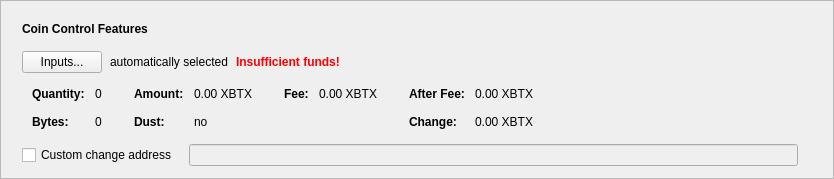
      <widget class="QFrame" name="frameCoinControl">
       <property name="sizePolicy">
        <sizepolicy hsizetype="Expanding" vsizetype="Fixed">
         <horstretch>0</horstretch>
         <verstretch>0</verstretch>
        </sizepolicy>
       </property>
       <property name="frameShape">
        <enum>QFrame::StyledPanel</enum>
       </property>
       <property name="frameShadow">
        <enum>QFrame::Raised</enum>
       </property>
       <layout class="QVBoxLayout" name="verticalLayout_2">
        <item>
         <layout class="QVBoxLayout" name="verticalLayoutCoinControl" stretch="0,0,0,0,0">
          <property name="spacing">
           <number>0</number>
          </property>
          <property name="sizeConstraint">
           <enum>QLayout::SetDefaultConstraint</enum>
          </property>
          <property name="leftMargin">
           <number>10</number>
          </property>
          <property name="topMargin">
           <number>10</number>
          </property>
          <item>
           <layout class="QHBoxLayout" name="horizontalLayoutCoinControl1">
            <property name="bottomMargin">
             <number>15</number>
            </property>
            <item>
             <widget class="QLabel" name="labelCoinControlFeatures">
              <property name="sizePolicy">
               <sizepolicy hsizetype="Preferred" vsizetype="Maximum">
                <horstretch>0</horstretch>
                <verstretch>0</verstretch>
               </sizepolicy>
              </property>
              <property name="font">
               <font>
                <weight>75</weight>
                <bold>true</bold>
               </font>
              </property>
              <property name="styleSheet">
               <string notr="true">font-weight:bold;</string>
              </property>
              <property name="text">
               <string>Coin Control Features</string>
              </property>
             </widget>
            </item>
           </layout>
          </item>
          <item>
           <layout class="QHBoxLayout" name="horizontalLayoutCoinControl2" stretch="0,0,0,0">
            <property name="spacing">
             <number>8</number>
            </property>
            <property name="bottomMargin">
             <number>10</number>
            </property>
            <item>
             <widget class="QPushButton" name="pushButtonCoinControl">
              <property name="styleSheet">
               <string notr="true"/>
              </property>
              <property name="text">
               <string>Inputs...</string>
              </property>
              <property name="autoDefault">
               <bool>false</bool>
              </property>
             </widget>
            </item>
            <item>
             <widget class="QLabel" name="labelCoinControlAutomaticallySelected">
              <property name="text">
               <string>automatically selected</string>
              </property>
              <property name="margin">
               <number>5</number>
              </property>
             </widget>
            </item>
            <item>
             <widget class="QLabel" name="labelCoinControlInsuffFunds">
              <property name="font">
               <font>
                <weight>75</weight>
                <bold>true</bold>
               </font>
              </property>
              <property name="styleSheet">
               <string notr="true">color:red;font-weight:bold;</string>
              </property>
              <property name="text">
               <string>Insufficient funds!</string>
              </property>
              <property name="margin">
               <number>5</number>
              </property>
             </widget>
            </item>
            <item>
             <spacer name="horizontalSpacerCoinControl">
              <property name="orientation">
               <enum>Qt::Horizontal</enum>
              </property>
              <property name="sizeHint" stdset="0">
               <size>
                <width>40</width>
                <height>1</height>
               </size>
              </property>
             </spacer>
            </item>
           </layout>
          </item>
          <item>
           <widget class="QWidget" name="widgetCoinControl" native="true">
            <property name="sizePolicy">
             <sizepolicy hsizetype="Preferred" vsizetype="Preferred">
              <horstretch>0</horstretch>
              <verstretch>0</verstretch>
             </sizepolicy>
            </property>
            <property name="minimumSize">
             <size>
              <width>0</width>
              <height>0</height>
             </size>
            </property>
            <property name="styleSheet">
             <string notr="true"/>
            </property>
            <layout class="QHBoxLayout" name="horizontalLayoutCoinControl5">
             <property name="leftMargin">
              <number>0</number>
             </property>
             <property name="topMargin">
              <number>0</number>
             </property>
             <property name="rightMargin">
              <number>0</number>
             </property>
             <property name="bottomMargin">
              <number>0</number>
             </property>
             <item>
              <layout class="QHBoxLayout" name="horizontalLayoutCoinControl3" stretch="0,0,0,1">
               <property name="spacing">
                <number>20</number>
               </property>
               <property name="topMargin">
                <number>0</number>
               </property>
               <property name="bottomMargin">
                <number>10</number>
               </property>
               <item>
                <layout class="QFormLayout" name="formLayoutCoinControl1">
                 <property name="horizontalSpacing">
                  <number>10</number>
                 </property>
                 <property name="verticalSpacing">
                  <number>14</number>
                 </property>
                 <property name="leftMargin">
                  <number>10</number>
                 </property>
                 <property name="topMargin">
                  <number>4</number>
                 </property>
                 <property name="rightMargin">
                  <number>6</number>
                 </property>
                 <item row="0" column="0">
                  <widget class="QLabel" name="labelCoinControlQuantityText">
                   <property name="font">
                    <font>
                     <weight>75</weight>
                     <bold>true</bold>
                    </font>
                   </property>
                   <property name="text">
                    <string>Quantity:</string>
                   </property>
                   <property name="margin">
                    <number>0</number>
                   </property>
                  </widget>
                 </item>
                 <item row="0" column="1">
                  <widget class="QLabel" name="labelCoinControlQuantity">
                   <property name="cursor">
                    <cursorShape>IBeamCursor</cursorShape>
                   </property>
                   <property name="contextMenuPolicy">
                    <enum>Qt::ActionsContextMenu</enum>
                   </property>
                   <property name="text">
                    <string notr="true">0</string>
                   </property>
                   <property name="margin">
                    <number>0</number>
                   </property>
                   <property name="textInteractionFlags">
                    <set>Qt::LinksAccessibleByMouse|Qt::TextSelectableByKeyboard|Qt::TextSelectableByMouse</set>
                   </property>
                  </widget>
                 </item>
                 <item row="1" column="0">
                  <widget class="QLabel" name="labelCoinControlBytesText">
                   <property name="font">
                    <font>
                     <weight>75</weight>
                     <bold>true</bold>
                    </font>
                   </property>
                   <property name="text">
                    <string>Bytes:</string>
                   </property>
                  </widget>
                 </item>
                 <item row="1" column="1">
                  <widget class="QLabel" name="labelCoinControlBytes">
                   <property name="cursor">
                    <cursorShape>IBeamCursor</cursorShape>
                   </property>
                   <property name="contextMenuPolicy">
                    <enum>Qt::ActionsContextMenu</enum>
                   </property>
                   <property name="text">
                    <string notr="true">0</string>
                   </property>
                   <property name="textInteractionFlags">
                    <set>Qt::LinksAccessibleByMouse|Qt::TextSelectableByKeyboard|Qt::TextSelectableByMouse</set>
                   </property>
                  </widget>
                 </item>
                </layout>
               </item>
               <item>
                <layout class="QFormLayout" name="formLayoutCoinControl2">
                 <property name="horizontalSpacing">
                  <number>10</number>
                 </property>
                 <property name="verticalSpacing">
                  <number>14</number>
                 </property>
                 <property name="leftMargin">
                  <number>6</number>
                 </property>
                 <property name="topMargin">
                  <number>4</number>
                 </property>
                 <property name="rightMargin">
                  <number>6</number>
                 </property>
                 <item row="0" column="0">
                  <widget class="QLabel" name="labelCoinControlAmountText">
                   <property name="font">
                    <font>
                     <weight>75</weight>
                     <bold>true</bold>
                    </font>
                   </property>
                   <property name="text">
                    <string>Amount:</string>
                   </property>
                   <property name="margin">
                    <number>0</number>
                   </property>
                  </widget>
                 </item>
                 <item row="0" column="1">
                  <widget class="QLabel" name="labelCoinControlAmount">
                   <property name="cursor">
                    <cursorShape>IBeamCursor</cursorShape>
                   </property>
                   <property name="contextMenuPolicy">
                    <enum>Qt::ActionsContextMenu</enum>
                   </property>
                   <property name="text">
                    <string notr="true">0.00 XBTX</string>
                   </property>
                   <property name="textInteractionFlags">
                    <set>Qt::LinksAccessibleByMouse|Qt::TextSelectableByKeyboard|Qt::TextSelectableByMouse</set>
                   </property>
                  </widget>
                 </item>
                 <item row="1" column="0">
                  <widget class="QLabel" name="labelCoinControlLowOutputText">
                   <property name="font">
                    <font>
                     <weight>75</weight>
                     <bold>true</bold>
                    </font>
                   </property>
                   <property name="text">
                    <string>Dust:</string>
                   </property>
                  </widget>
                 </item>
                 <item row="1" column="1">
                  <widget class="QLabel" name="labelCoinControlLowOutput">
                   <property name="cursor">
                    <cursorShape>IBeamCursor</cursorShape>
                   </property>
                   <property name="contextMenuPolicy">
                    <enum>Qt::ActionsContextMenu</enum>
                   </property>
                   <property name="text">
                    <string notr="true">no</string>
                   </property>
                   <property name="textInteractionFlags">
                    <set>Qt::LinksAccessibleByMouse|Qt::TextSelectableByKeyboard|Qt::TextSelectableByMouse</set>
                   </property>
                  </widget>
                 </item>
                </layout>
               </item>
               <item>
                <layout class="QFormLayout" name="formLayoutCoinControl3">
                 <property name="horizontalSpacing">
                  <number>10</number>
                 </property>
                 <property name="verticalSpacing">
                  <number>14</number>
                 </property>
                 <property name="leftMargin">
                  <number>6</number>
                 </property>
                 <property name="topMargin">
                  <number>4</number>
                 </property>
                 <property name="rightMargin">
                  <number>6</number>
                 </property>
                 <item row="0" column="0">
                  <widget class="QLabel" name="labelCoinControlFeeText">
                   <property name="font">
                    <font>
                     <weight>75</weight>
                     <bold>true</bold>
                    </font>
                   </property>
                   <property name="text">
                    <string>Fee:</string>
                   </property>
                   <property name="margin">
                    <number>0</number>
                   </property>
                  </widget>
                 </item>
                 <item row="0" column="1">
                  <widget class="QLabel" name="labelCoinControlFee">
                   <property name="cursor">
                    <cursorShape>IBeamCursor</cursorShape>
                   </property>
                   <property name="contextMenuPolicy">
                    <enum>Qt::ActionsContextMenu</enum>
                   </property>
                   <property name="text">
                    <string notr="true">0.00 XBTX</string>
                   </property>
                   <property name="textInteractionFlags">
                    <set>Qt::LinksAccessibleByMouse|Qt::TextSelectableByKeyboard|Qt::TextSelectableByMouse</set>
                   </property>
                  </widget>
                 </item>
                </layout>
               </item>
               <item>
                <layout class="QFormLayout" name="formLayoutCoinControl4">
                 <property name="horizontalSpacing">
                  <number>10</number>
                 </property>
                 <property name="verticalSpacing">
                  <number>14</number>
                 </property>
                 <property name="leftMargin">
                  <number>6</number>
                 </property>
                 <property name="topMargin">
                  <number>4</number>
                 </property>
                 <property name="rightMargin">
                  <number>6</number>
                 </property>
                 <item row="0" column="0">
                  <widget class="QLabel" name="labelCoinControlAfterFeeText">
                   <property name="font">
                    <font>
                     <weight>75</weight>
                     <bold>true</bold>
                    </font>
                   </property>
                   <property name="text">
                    <string>After Fee:</string>
                   </property>
                   <property name="margin">
                    <number>0</number>
                   </property>
                  </widget>
                 </item>
                 <item row="0" column="1">
                  <widget class="QLabel" name="labelCoinControlAfterFee">
                   <property name="cursor">
                    <cursorShape>IBeamCursor</cursorShape>
                   </property>
                   <property name="contextMenuPolicy">
                    <enum>Qt::ActionsContextMenu</enum>
                   </property>
                   <property name="text">
                    <string notr="true">0.00 XBTX</string>
                   </property>
                   <property name="textInteractionFlags">
                    <set>Qt::LinksAccessibleByMouse|Qt::TextSelectableByKeyboard|Qt::TextSelectableByMouse</set>
                   </property>
                  </widget>
                 </item>
                 <item row="1" column="0">
                  <widget class="QLabel" name="labelCoinControlChangeText">
                   <property name="font">
                    <font>
                     <weight>75</weight>
                     <bold>true</bold>
                    </font>
                   </property>
                   <property name="text">
                    <string>Change:</string>
                   </property>
                  </widget>
                 </item>
                 <item row="1" column="1">
                  <widget class="QLabel" name="labelCoinControlChange">
                   <property name="cursor">
                    <cursorShape>IBeamCursor</cursorShape>
                   </property>
                   <property name="contextMenuPolicy">
                    <enum>Qt::ActionsContextMenu</enum>
                   </property>
                   <property name="text">
                    <string notr="true">0.00 XBTX</string>
                   </property>
                   <property name="textInteractionFlags">
                    <set>Qt::LinksAccessibleByMouse|Qt::TextSelectableByKeyboard|Qt::TextSelectableByMouse</set>
                   </property>
                  </widget>
                 </item>
                </layout>
               </item>
              </layout>
             </item>
            </layout>
           </widget>
          </item>
          <item>
           <layout class="QHBoxLayout" name="horizontalLayoutCoinControl4" stretch="0,0,0">
            <property name="spacing">
             <number>12</number>
            </property>
            <property name="sizeConstraint">
             <enum>QLayout::SetDefaultConstraint</enum>
            </property>
            <property name="topMargin">
             <number>5</number>
            </property>
            <property name="rightMargin">
             <number>5</number>
            </property>
            <item>
             <widget class="QCheckBox" name="checkBoxCoinControlChange">
              <property name="toolTip">
               <string>If this is activated, but the change address is empty or invalid, change will be sent to a newly generated address.</string>
              </property>
              <property name="text">
               <string>Custom change address</string>
              </property>
             </widget>
            </item>
            <item>
             <widget class="QValidatedLineEdit" name="lineEditCoinControlChange">
              <property name="enabled">
               <bool>false</bool>
              </property>
              <property name="sizePolicy">
               <sizepolicy hsizetype="Expanding" vsizetype="Fixed">
                <horstretch>0</horstretch>
                <verstretch>0</verstretch>
               </sizepolicy>
              </property>
             </widget>
            </item>
            <item>
             <widget class="QLabel" name="labelCoinControlChangeLabel">
              <property name="sizePolicy">
               <sizepolicy hsizetype="Preferred" vsizetype="Expanding">
                <horstretch>0</horstretch>
                <verstretch>0</verstretch>
               </sizepolicy>
              </property>
              <property name="minimumSize">
               <size>
                <width>0</width>
                <height>0</height>
               </size>
              </property>
              <property name="text">
               <string/>
              </property>
              <property name="margin">
               <number>3</number>
              </property>
             </widget>
            </item>
           </layout>
          </item>
          <item>
           <spacer name="verticalSpacerCoinControl">
            <property name="orientation">
             <enum>Qt::Vertical</enum>
            </property>
            <property name="sizeType">
             <enum>QSizePolicy::Expanding</enum>
            </property>
            <property name="sizeHint" stdset="0">
             <size>
              <width>800</width>
              <height>1</height>
             </size>
            </property>
           </spacer>
          </item>
         </layout>
        </item>
       </layout>
      </widget>
